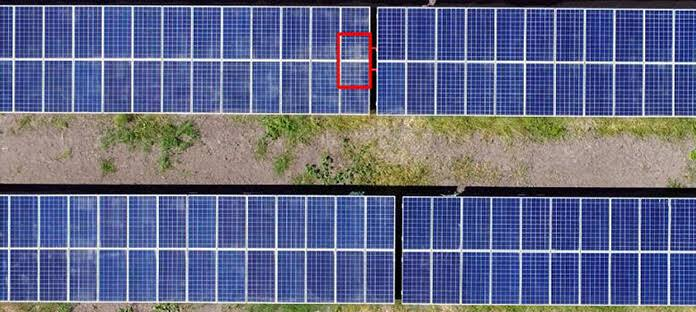
#> input picture images/solar01.jpeg, 696 x 312 px, found by its file name
$ python test.py
#> lines starting #> are read from the running program, lines starting #| are printed output that depends on the picture
import cv2
import numpy as np

image = cv2.imread('PFC/images/solar01.jpeg', cv2.IMREAD_GRAYSCALE)
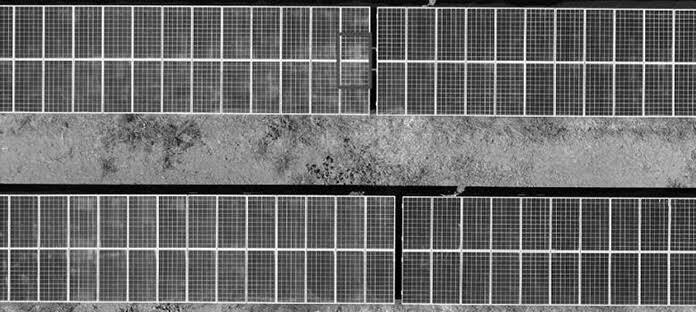
#> image: shape (312, 696); min 0, max 255, mean 106.1

sift = cv2.xfeatures2d.SIFT_create()

keypoints, sift = sift.detectAndCompute(image, None)
#> keypoints = 9686 keypoints; strongest (x, y, size): (378, 61, 2.4), (404, 250, 2.6), (646, 60, 2), (644, 10, 2.1)

print ('Number of keypoints Detected: ', len(keypoints))
#| Number of keypoints Detected:  9686

image = cv2.drawKeypoints(image, keypoints, None, flags=cv2.DRAW_MATCHES_FLAGS_DRAW_RICH_KEYPOINTS)
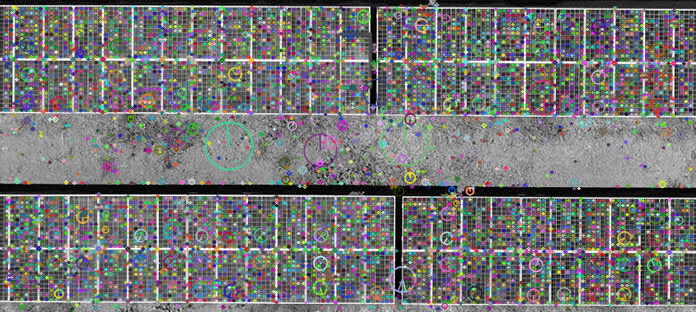
#> image: shape (312, 696, 3); mean of channels 0, 1, 2 115.3, 115.8, 115.8; drawn as B, G, R

cv2.imshow("SIFT WOrking", image)
cv2.waitKey(0)
cv2.destroyAllWindows()

$ run again, with images/solar02.jpeg copied over images/solar01.jpeg
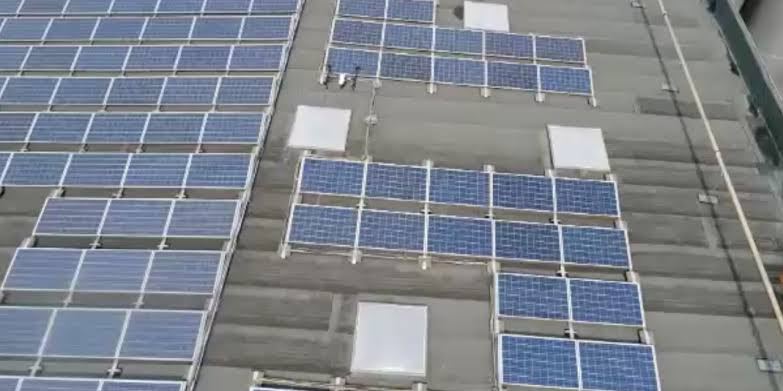
#> input picture images/solar02.jpeg, 783 x 391 px, found by its file name
#> `image = cv2.imread('PFC/images/solar01.jpeg', cv2.IMREAD_GRAYSCALE)`:
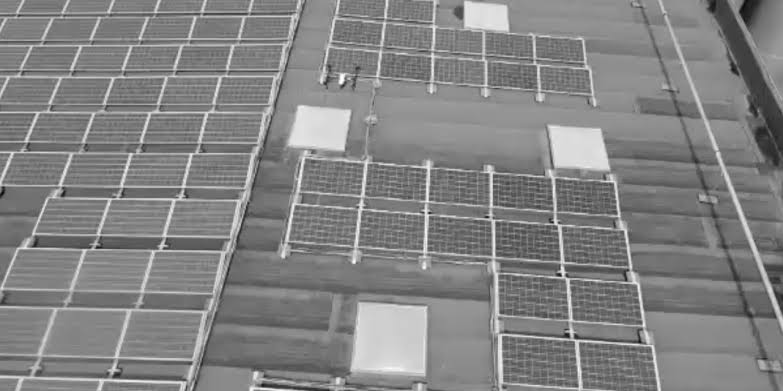
#> image: shape (391, 783); min 9, max 255, mean 131.1
#> keypoints = 3206 keypoints; strongest (x, y, size): (559, 275, 2.6), (487, 217, 1.9), (341, 81, 3.8), (263, 385, 3.5)
#| Number of keypoints Detected:  3206
#> `image = cv2.drawKeypoints(image, keypoints, None, flags=cv2.DRAW_MATCH..`:
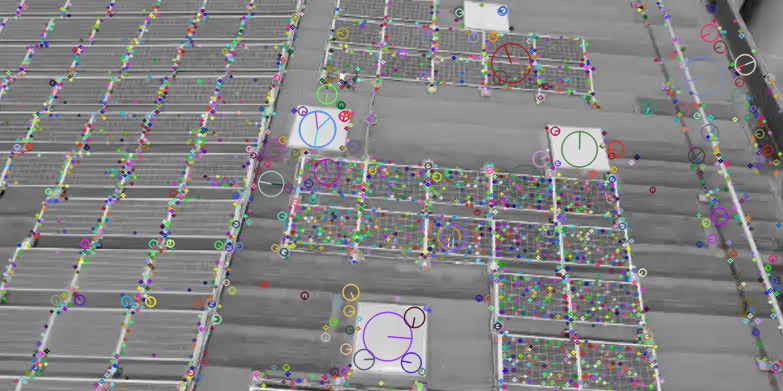
#> image: shape (391, 783, 3); mean of channels 0, 1, 2 130.6, 130.3, 130.8; drawn as B, G, R

$ run again, with images/solar03.jpeg copied over images/solar01.jpeg
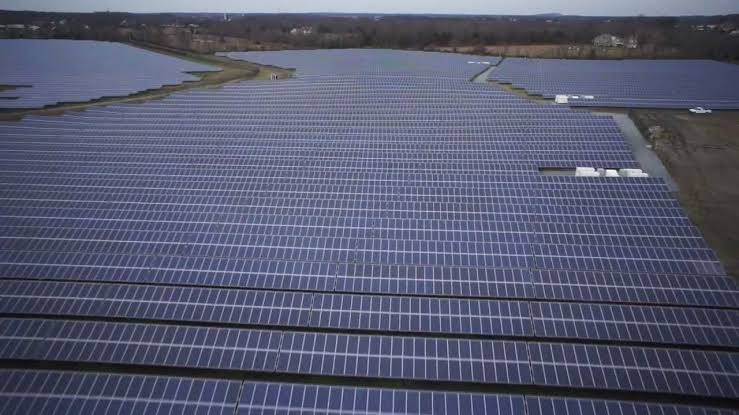
#> input picture images/solar03.jpeg, 739 x 415 px, found by its file name
#> `image = cv2.imread('PFC/images/solar01.jpeg', cv2.IMREAD_GRAYSCALE)`:
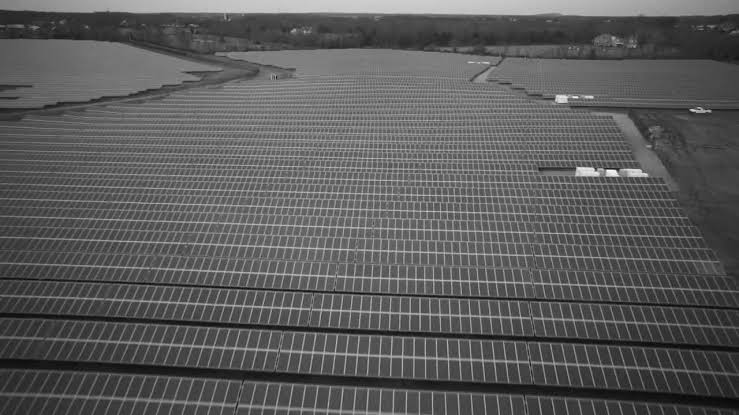
#> image: shape (415, 739); min 5, max 251, mean 91.3
#> keypoints = 3790 keypoints; strongest (x, y, size): (612, 173, 5.6), (692, 110, 2.2), (576, 97, 1.8), (561, 99, 6.7)
#| Number of keypoints Detected:  3790
#> `image = cv2.drawKeypoints(image, keypoints, None, flags=cv2.DRAW_MATCH..`:
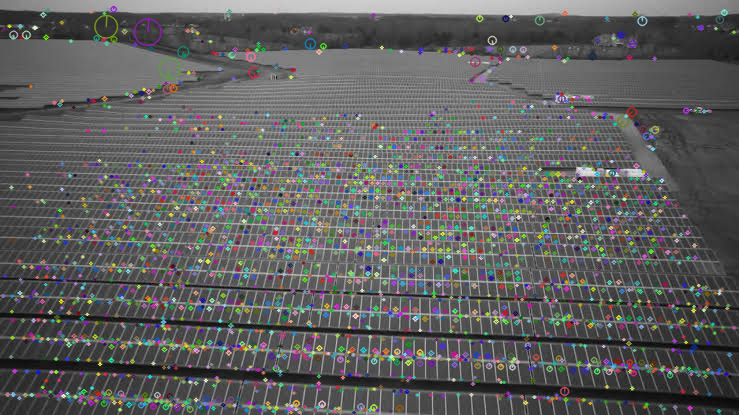
#> image: shape (415, 739, 3); mean of channels 0, 1, 2 95.1, 95.2, 95.3; drawn as B, G, R

$ run again, with images/solar04.jpeg copied over images/solar01.jpeg
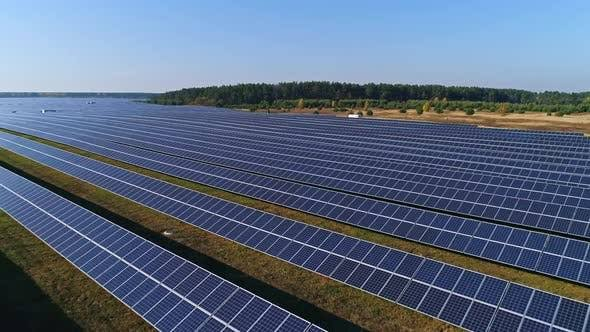
#> input picture images/solar04.jpeg, 590 x 332 px, found by its file name
#> `image = cv2.imread('PFC/images/solar01.jpeg', cv2.IMREAD_GRAYSCALE)`:
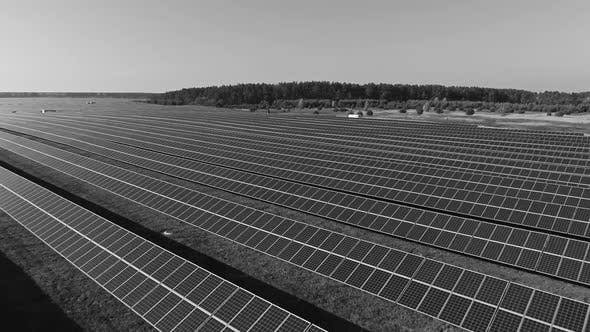
#> image: shape (332, 590); min 0, max 255, mean 102.9
#> keypoints = 807 keypoints; strongest (x, y, size): (350, 116, 2.1), (165, 233, 2.1), (217, 319, 2), (355, 116, 2.9)
#| Number of keypoints Detected:  807
#> `image = cv2.drawKeypoints(image, keypoints, None, flags=cv2.DRAW_MATCH..`:
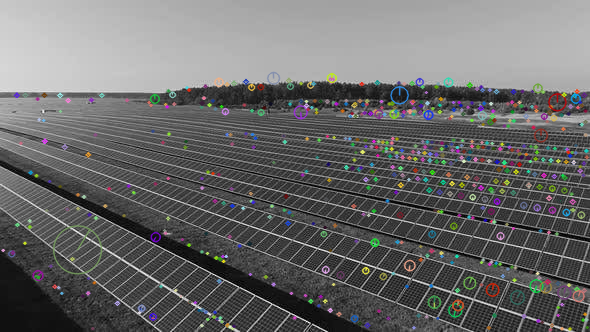
#> image: shape (332, 590, 3); mean of channels 0, 1, 2 104.9, 105.1, 105.1; drawn as B, G, R
